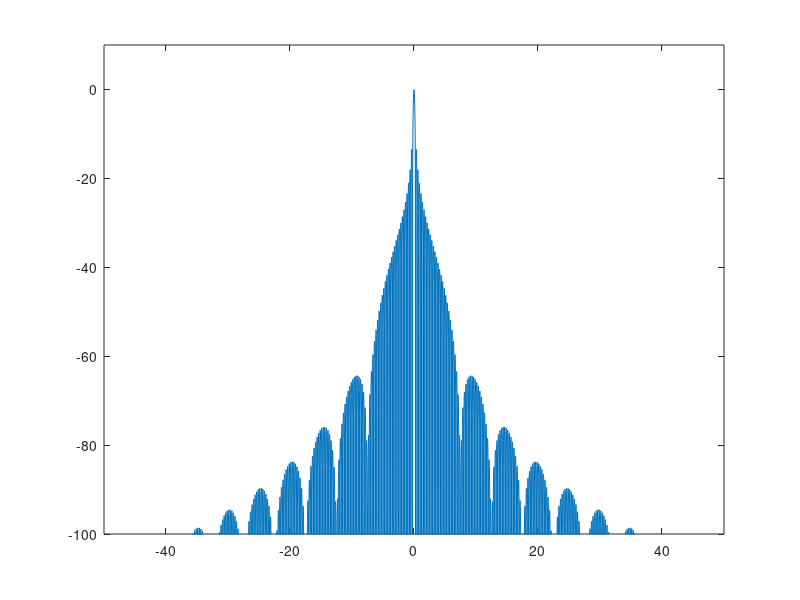
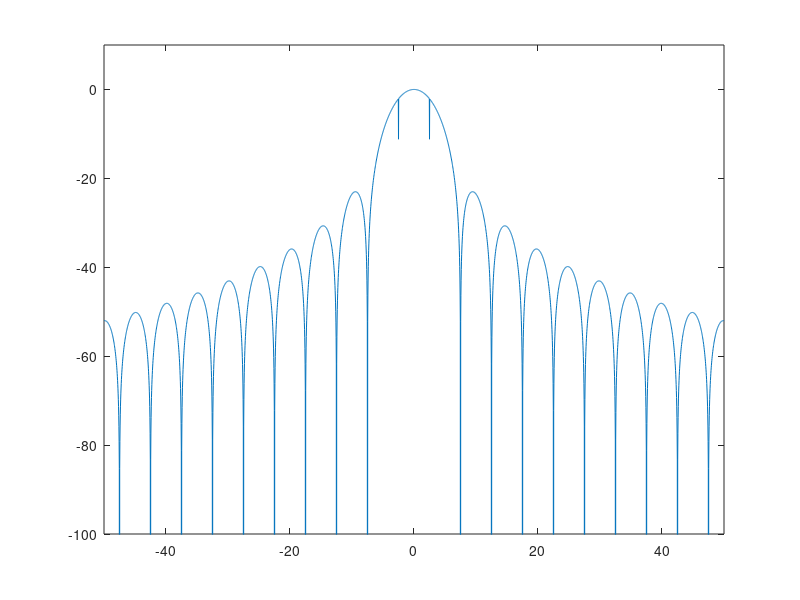

Write MATLAB code to recreate these figures, in order.
T=4;tau=0.8;T0=0.05*T;Tmtau=T-tau;
f=[-50:0.1/Tmtau:50];
G=abs(sinc(f*T).*cos(pi*f*T0)./(1-4*T0^2*f.^2)).^2;
G1=G;
G2=G;
% for k=[1:26]
%     G1=[zeros(1,10) G1(1:end-10)];
%     G2=[G2(11:end) zeros(1,10)];
%     G=G+G1+G2;
% end
G=10*log10(G);
%G=conv(G,ones(1,11)/11);G=G(6:end-5);
figure(1),plot(f,G)
axis([-50 50 -100 10])
h=10*log10(abs(cos(pi*f*T0)./(1-4*T0^2*f.^2)).^2);
figure(2),plot(f,h)
axis([-50 50 -100 10])
